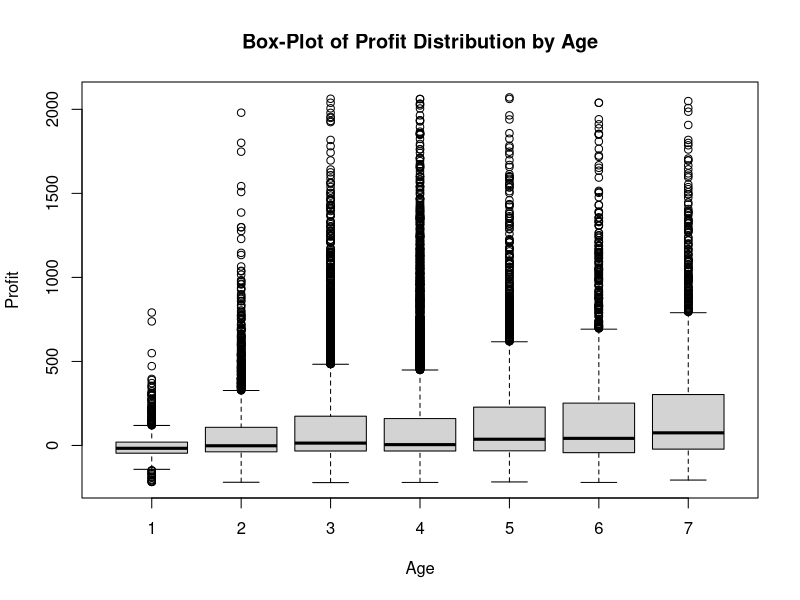
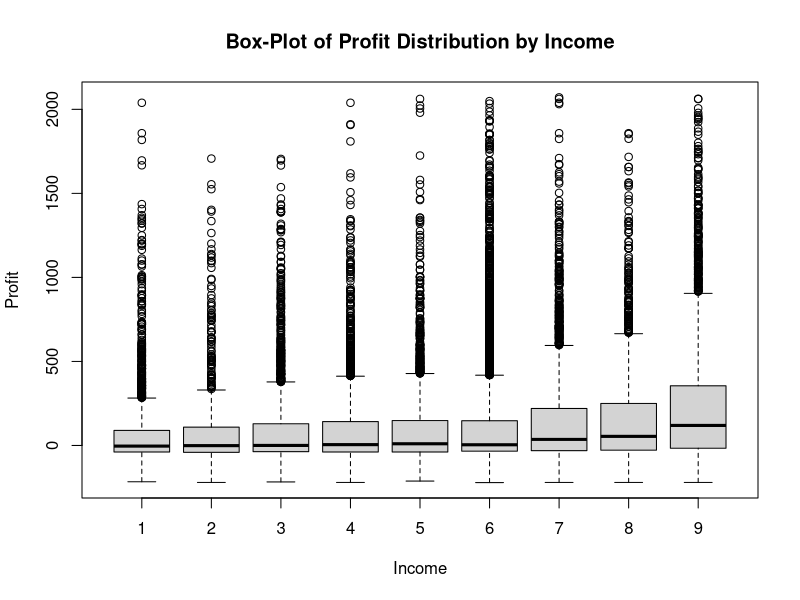
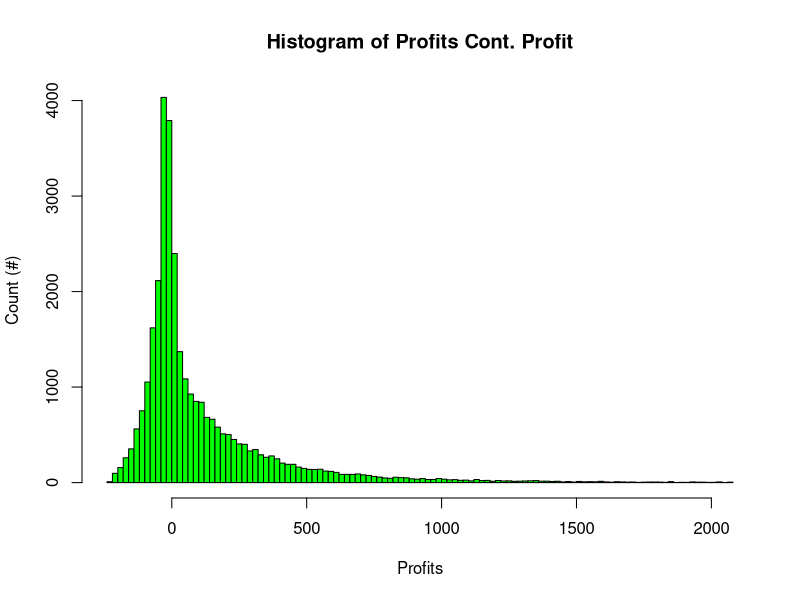
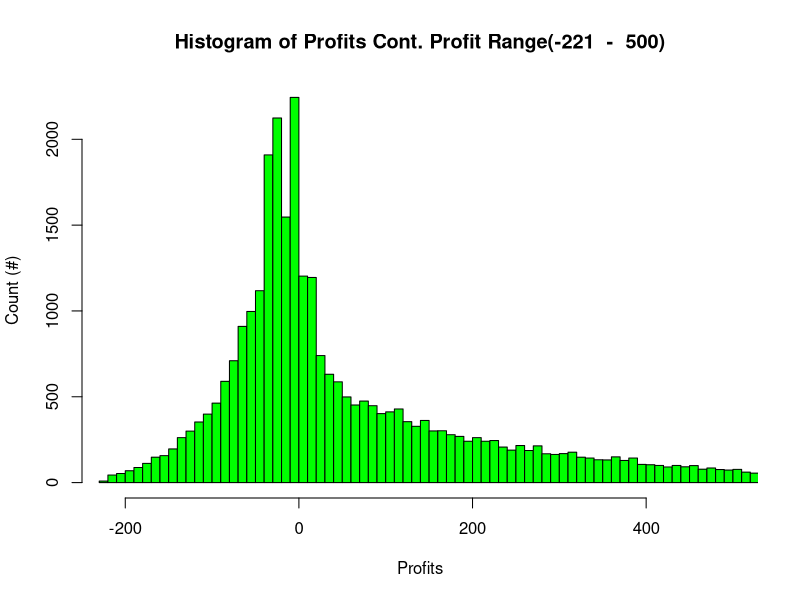
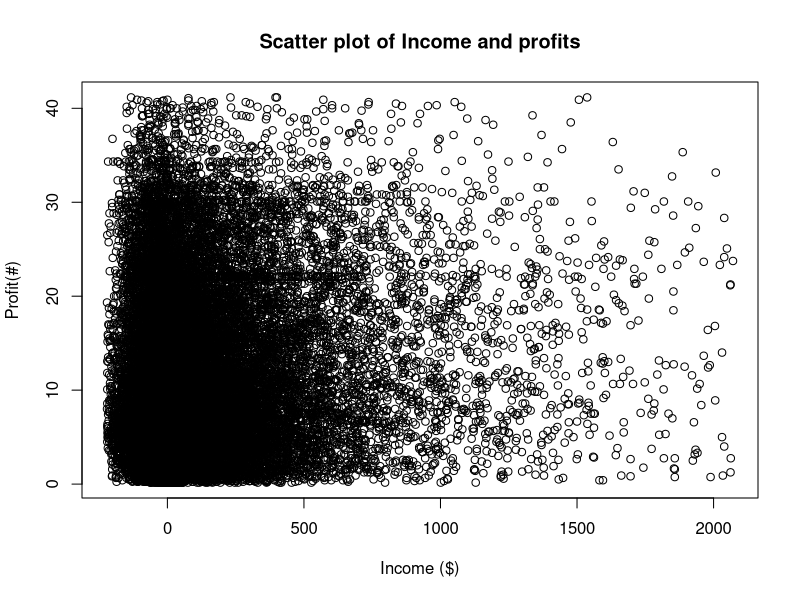
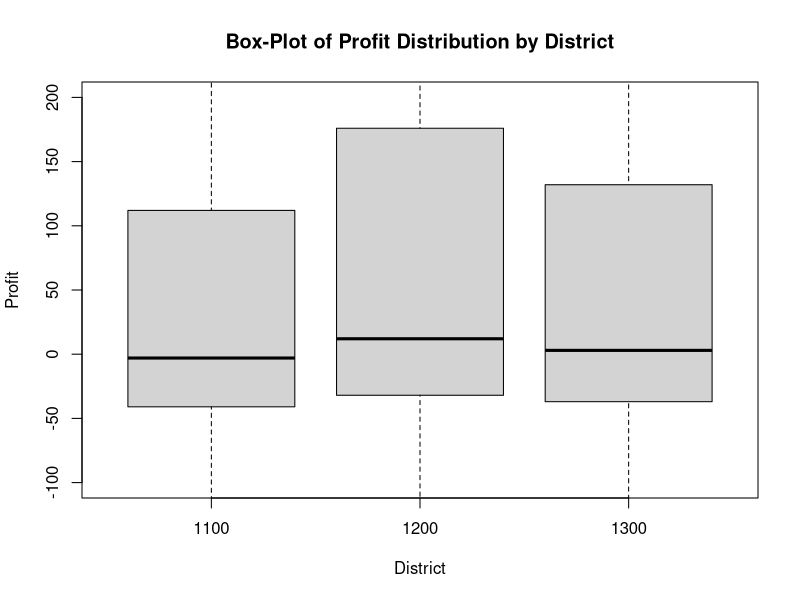
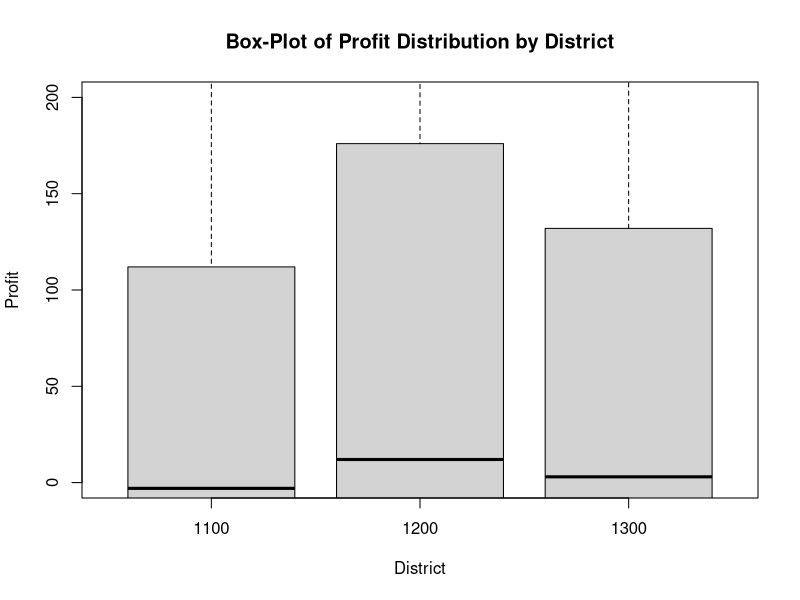
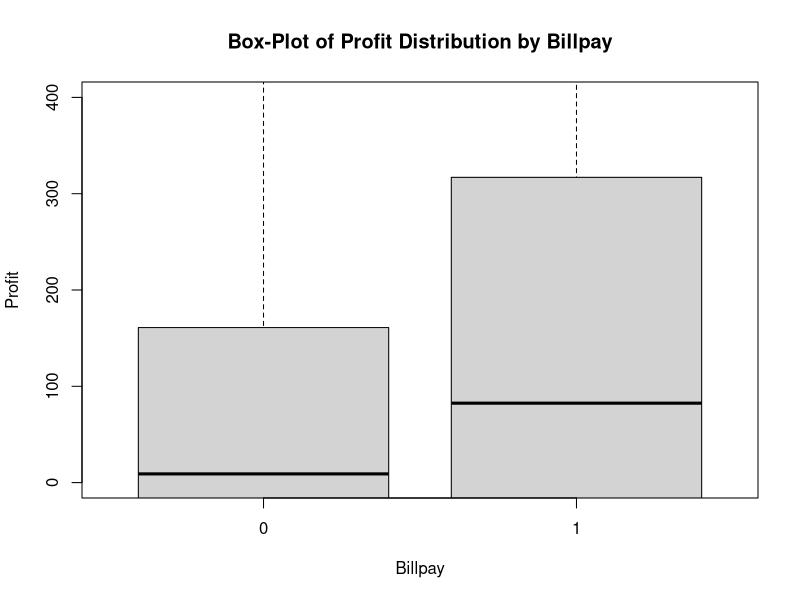

The R script that drew these images, in order:
## ---- chunk 1
knitr::opts_chunk$set(echo = TRUE)
## ---- chunk 2
library(rmarkdown) ### This loads the package
## ---- chunk 3
### Check who left the bank in 2000, named the variable as "LeftBank"
### Check who didn't left the bank in 2000, and the income or age in 1999 were missing, we named the variable as "fixAge" and "fixIncome"
### for "fixAge"== TRUE, we substitute "NA" to be "4", which is the median
### for "fixIncome"== TRUE, we substitute "NA" to be "6", which is the mean

consumerDB = read.csv("dataset.csv")
## check : summary(consumerDB)
consumerDB$LeftBank = is.na(consumerDB$X0Online) & is.na(consumerDB$X0Billpay)
## check : View(consumerDB)
AgeMedian_1999 = median(consumerDB$X9Age,na.rm = TRUE) 
IncomeMean_1999 = median(consumerDB$X9Inc,na.rm = TRUE) 
AgeMedian_1999
IncomeMean_1999
consumerDB$fixAge = !consumerDB$LeftBank & is.na(consumerDB$X9Age)
consumerDB$fixIncome = !consumerDB$LeftBank & is.na(consumerDB$X9Inc)
consumerDB[consumerDB$fixAge,]$X9Age = 4
## check: View(consumerDB)
consumerDB[consumerDB$fixIncome,]$X9Inc = 6
### summary(consumerDB)
## ---- chunk 4
boxplot(X9Profit~X9Age, data = consumerDB, 
        main = "Box-Plot of Profit Distribution by Age",  ## Sets Title to Plot
        xlab = "Age", ylab = "Profit") ### Sets X and Y Axes Labels
## ---- chunk 5
boxplot(X9Profit~X9Inc, data = consumerDB, 
        main = "Box-Plot of Profit Distribution by Income",  ## Sets Title to Plot
        xlab = "Income", ylab = "Profit") ### Sets X and Y Axes Labels
## ---- chunk 6
hist(consumerDB$X9Profit, main = "Histogram of Profits Cont. Profit", 
     xlab = "Profits", ylab = "Count (#)", col = "green", n = 100)

## ---- chunk 7
hist(consumerDB$X9Profit, main = "Histogram of Profits Cont. Profit Range(-221  -  500)", 
     xlab = "Profits", ylab = "Count (#)", col = "green", xlim = c(-221,500), n = 200)

## ---- chunk 8
library(plyr)
summary_table = ddply(consumerDB, .(X9Age), 
                            summarize, Mean = mean(X9Profit), 
                            StandardDeviation = sd(X9Profit))
t(round(summary_table,2))
### check :View(consumerDB)
## ---- chunk 9
#1999 Income with online and billpay
summary_Income_1999 = ddply(consumerDB, .(X9Inc), 
                            summarize, '0' = sum(X9Online,X9Online==0), '1' = sum(X9Online,X9Online==1))
summary_Income_1999
## ---- chunk 10
#1999 Age with online and billpay
summary_Age_1999 = ddply(consumerDB, .(X9Age), 
                            summarize, '0' = sum(X9Online,X9Online==0), '1' = sum(X9Online,X9Online==1))
summary_Age_1999
## ---- chunk 11
### stats Table is wrong
statsTable1999= consumerDB[,2:6]
###View(statsTable1999)
X9Billpay = consumerDB[,10]
statsTable1999= cbind(statsTable1999,X9Billpay)
#View(statsTable1999)
summary(statsTable1999)
### summary(consumerDB)
### statsTable1999=summary.data.frame((statsTable1999)[1:6,])

## ---- chunk 12

## Creating Tenure levels
consumerDB$Tenure.Level = "0"
consumerDB[consumerDB$X9Tenure <= 3.00,]$Tenure.Level = "Level 1"
consumerDB[consumerDB$X9Tenure > 3.00 & consumerDB$X9Tenure <= 6.00,]$Tenure.Level = "Level 2"
consumerDB[consumerDB$X9Tenure > 6.00 & consumerDB$X9Tenure <= 9.00,]$Tenure.Level = "Level 3"
consumerDB[consumerDB$X9Tenure > 9.00 & consumerDB$X9Tenure <= 12.00,]$Tenure.Level = "Level 4"
consumerDB[consumerDB$X9Tenure > 12.00 & consumerDB$X9Tenure <= 15.00,]$Tenure.Level = "Level 5"
consumerDB[consumerDB$X9Tenure > 15.00 & consumerDB$X9Tenure <= 18.00,]$Tenure.Level = "Level 6"
consumerDB[consumerDB$X9Tenure > 18.00 & consumerDB$X9Tenure <= 21.00,]$Tenure.Level = "Level 7"
consumerDB[consumerDB$X9Tenure > 21.00 & consumerDB$X9Tenure <= 24.00,]$Tenure.Level = "Level 8"
consumerDB[consumerDB$X9Tenure > 24.00 & consumerDB$X9Tenure <= 27.00,]$Tenure.Level = "Level 9"
consumerDB[consumerDB$X9Tenure > 27.00 & consumerDB$X9Tenure <= 30.00,]$Tenure.Level = "Level X0"
consumerDB[consumerDB$X9Tenure > 30.00 & consumerDB$X9Tenure <= 33.00,]$Tenure.Level = "Level X1"
consumerDB[consumerDB$X9Tenure > 33.00 & consumerDB$X9Tenure <= 36.00,]$Tenure.Level = "Level X2"
consumerDB[consumerDB$X9Tenure > 36.00 & consumerDB$X9Tenure <= 39.00,]$Tenure.Level = "Level X3"
consumerDB[consumerDB$X9Tenure > 39.00 & consumerDB$X9Tenure <= 42.00,]$Tenure.Level = "Level X4"
table(consumerDB$Tenure.Level,consumerDB$X9Online)
#as.data.frame(consumerDB$Tenure.Level,consumerDB$X9Online)
table(consumerDB$Tenure.Level,consumerDB$X9Billpay)

## ---- chunk 13
### Problem 3 answer
### Please install.packages("psych")

library(psych)
Summary_Table=t(describe(statsTable1999))
Summary_Table = round(Summary_Table,2)
Summary_Table_New = Summary_Table[c(3:5,8:10),c(1,3,4,5)]
Summary_Table_New

## ---- chunk 14
### useless


##View(consumerDB)
plot(consumerDB$X9Tenure ~ consumerDB$X9Profit,  main = "Scatter plot of Income and profits", 
     xlab = "Income ($)", ylab = "Profit(#)")

## ---- chunk 15
boxplot(X9Profit~X9District, data = consumerDB, 
        main = "Box-Plot of Profit Distribution by District",  ## Sets Title to Plot
        xlab = "District", ylab = "Profit", ylim = c(-100,200))### Sets X and Y Axes Labels


## ---- chunk 16

consumerDB2=consumerDB[!is.na(consumerDB$X9Inc),]
consumerDB2=consumerDB2[!is.na(consumerDB2$X9Age),]
#consumerDB2$Na= is.na(consumerDB2$X9Inc ) || is.na(consumerDB2$X9Age)
# View(consumerDB2)
# summary(consumerDB2)
# consumerDB2 means no missing data in 1999 Age and Income
cor(x=consumerDB2$X9Profit, y=consumerDB2$X9Inc)
cor(x=consumerDB2$X9Profit, y=consumerDB2$X9Age)
cor(x=consumerDB$X9Profit, y=consumerDB$X9Online)
cor(x=consumerDB$X9Profit, y=consumerDB$X9Billpay)
cor(x=consumerDB$X9Profit, y=consumerDB$X9Tenure)
cor(x=consumerDB$X9Profit, y=consumerDB$X9District)
## ---- chunk 17
### Profit& District
boxplot(X9Profit~X9District, data = consumerDB, 
        main = "Box-Plot of Profit Distribution by District",  ## Sets Title to Plot
        xlab = "District", ylab = "Profit",ylim=c(0,200)) ### Sets X and Y Axes Labels
###Profit& Billpay
boxplot(X9Profit~X9Billpay, data = consumerDB, 
        main = "Box-Plot of Profit Distribution by Billpay",  ## Sets Title to Plot
        xlab = "Billpay", ylab = "Profit",ylim=c(0,400)) ### Sets X and Y Axes Labels
###Profit& Online
boxplot(X9Profit~X9Online, data = consumerDB, 
        main = "Box-Plot of Profit Distribution by Online",  ## Sets Title to Plot
        xlab = "Online", ylab = "Profit", ylim=c(0,200)) ### Sets X and Y Axes Labels
